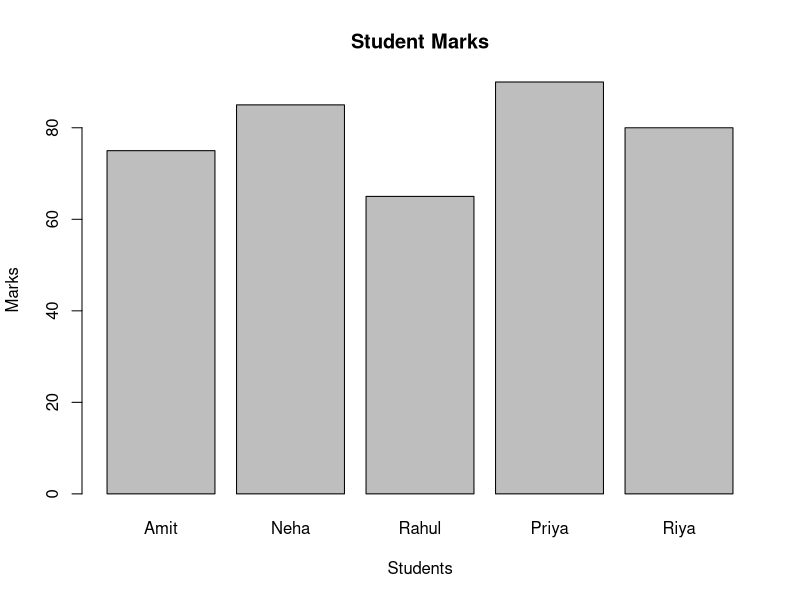
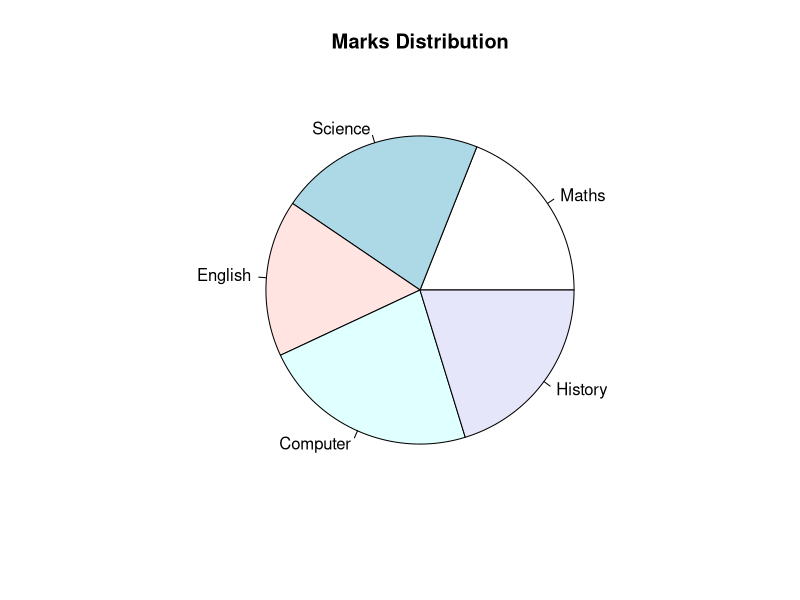
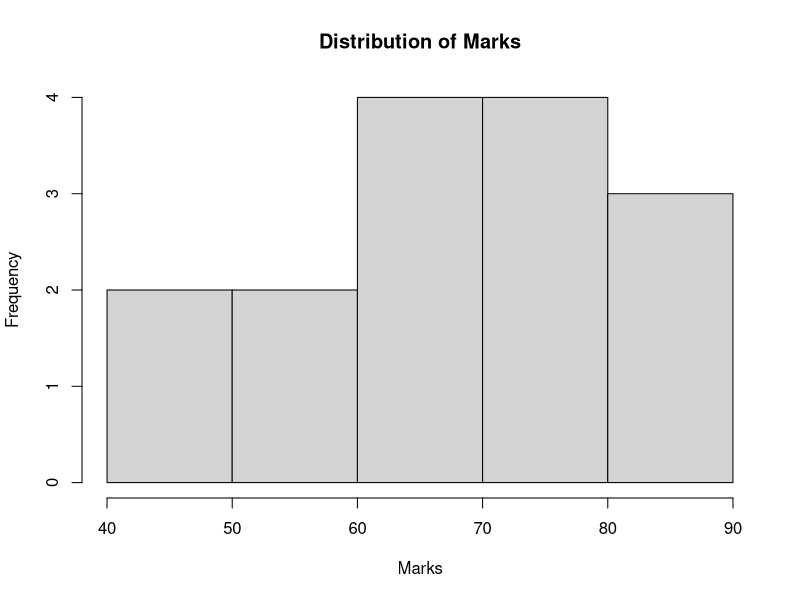
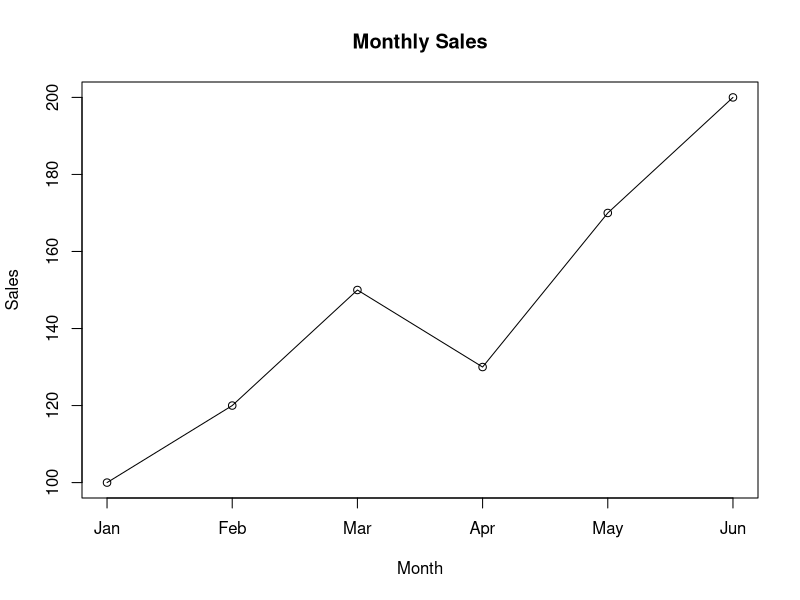
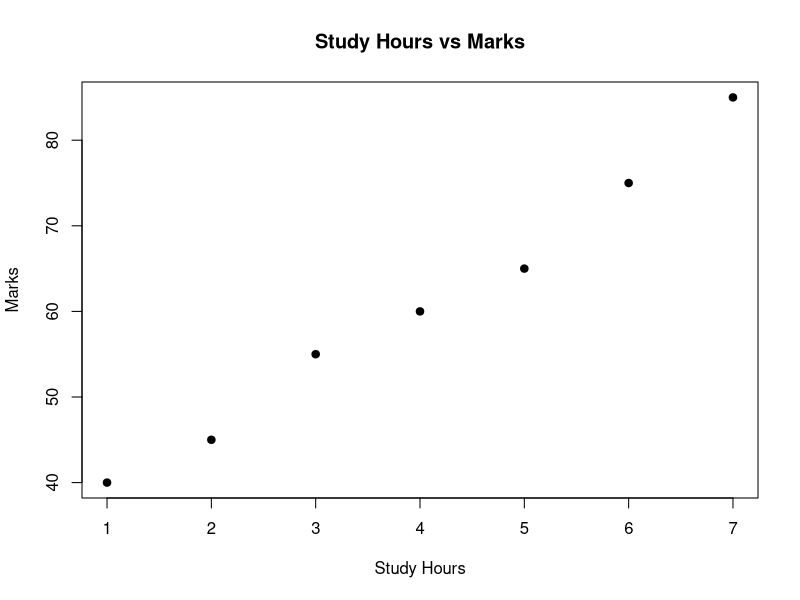
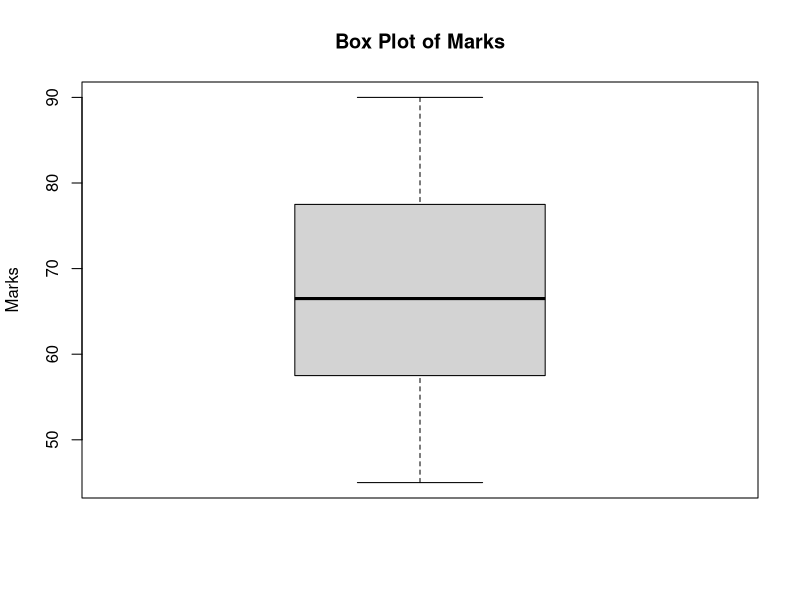
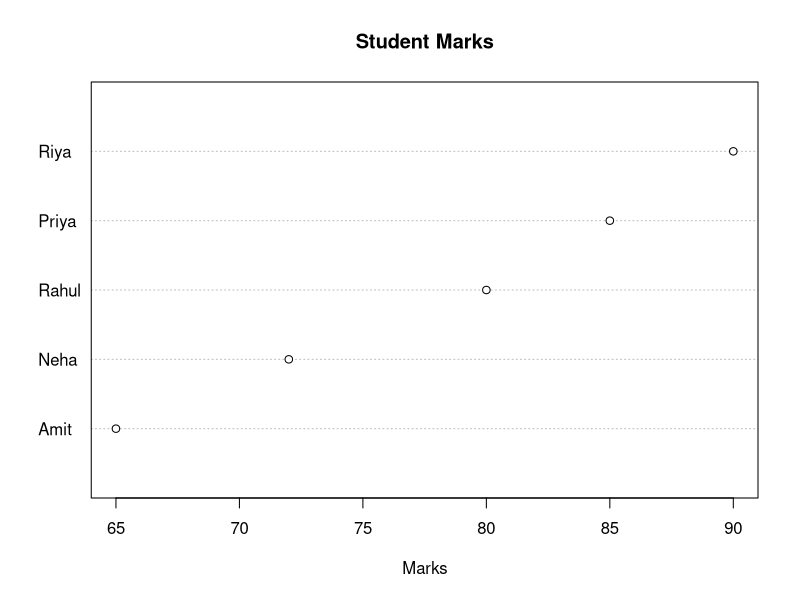
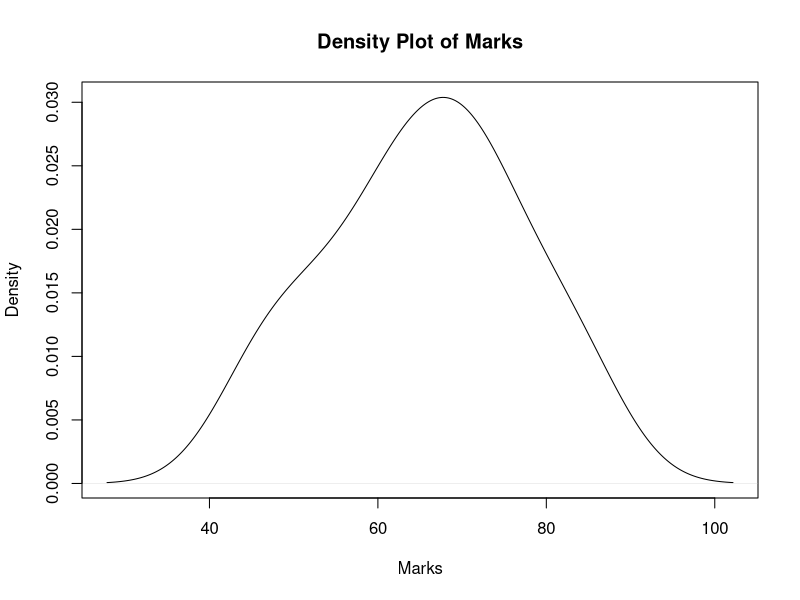

Recreate these plots in R, in order.
# ==========================================
# Basic Operations and Variable Assignment
# ==========================================

a <- 20
b <- 5

addition <- a + b
subtraction <- a - b
multiplication <- a * b
division <- a / b
power <- a ^ b
square_root <- sqrt(a)

addition
subtraction
multiplication
division
power
square_root

# ==========================================
# Numerical and Descriptive Functions
# ==========================================

marks <- c(45, 56, 67, 78, 89)

log_value <- log10(100)
total <- sum(marks)
product <- prod(marks)
variance <- var(marks)

summary_marks <- summary(marks)

log_value
total
product
variance
summary_marks

# ==========================================
# Five-Number Summary
# ==========================================

marks <- c(35, 42, 50, 56, 61, 68, 72, 80, 85, 95)

summary(marks)

# ==========================================
# Data Types in R
# ==========================================

logical_value <- TRUE
numeric_value <- 25.5
integer_value <- 10L
complex_value <- 3 + 2i
character_value <- "R Programming"

logical_value
numeric_value
integer_value
complex_value
character_value

class(logical_value)
class(numeric_value)
class(integer_value)
class(complex_value)
class(character_value)

# ==========================================
# Vectors
# ==========================================

marks <- c(50, 60, 70, 80, 90)

marks

marks + 5
marks * 2

marks[1]
marks[3]

length(marks)

# ==========================================
# Lists
# ==========================================

student <- list(
  name = "Rahul",
  age = 20,
  marks = c(75, 80, 85),
  passed = TRUE
)

student

student$name
student$age
student$marks

# ==========================================
# Matrix
# ==========================================

m <- matrix(1:9, nrow = 3, ncol = 3)

m

m[2, 3]

t(m)

sum(m)

# ==========================================
# Data Frame
# ==========================================

student <- data.frame(
  Name = c("Amit", "Neha", "Rahul", "Priya"),
  Age = c(20, 21, 20, 22),
  Marks = c(75, 85, 65, 90)
)

student

student$Marks

mean(student$Marks)

# ==========================================
# Subsetting Data
# ==========================================

student <- data.frame(
  Name = c("Amit", "Neha", "Rahul", "Priya"),
  Age = c(20, 21, 20, 22),
  Marks = c(75, 85, 65, 90)
)

student[1, ]

student[, "Name"]

student[student$Marks > 75, ]

# ==========================================
# Creating, Dropping and Renaming Variables
# ==========================================

student <- data.frame(
  Name = c("Amit", "Neha", "Rahul"),
  Age = c(20, 21, 20),
  Marks = c(75, 85, 65)
)

student$Grade <- c("B", "A", "C")

names(student)[names(student) == "Marks"] <- "Score"

student$Age <- NULL

student

# ==========================================
# Bar Graph
# ==========================================

marks <- c(75, 85, 65, 90, 80)
students <- c("Amit", "Neha", "Rahul", "Priya", "Riya")

barplot(marks,
        names.arg = students,
        main = "Student Marks",
        xlab = "Students",
        ylab = "Marks")

# ==========================================
# Pie Chart
# ==========================================

marks <- c(75, 85, 65, 90, 80)
subjects <- c("Maths", "Science", "English",
              "Computer", "History")

pie(marks,
    labels = subjects,
    main = "Marks Distribution")

# ==========================================
# Histogram
# ==========================================

marks <- c(45, 50, 55, 60, 62, 65, 68,
           70, 72, 75, 78, 80, 82, 85, 90)

hist(marks,
     main = "Distribution of Marks",
     xlab = "Marks",
     ylab = "Frequency")

# ==========================================
# Line Graph
# ==========================================

sales <- c(100, 120, 150, 130, 170, 200)
months <- c("Jan", "Feb", "Mar",
            "Apr", "May", "Jun")

plot(sales,
     type = "o",
     main = "Monthly Sales",
     xlab = "Month",
     ylab = "Sales",
     xaxt = "n")

axis(1, at = 1:6, labels = months)

# ==========================================
# Scatter Plot
# ==========================================

hours <- c(1, 2, 3, 4, 5, 6, 7)
marks <- c(40, 45, 55, 60, 65, 75, 85)

plot(hours, marks,
     main = "Study Hours vs Marks",
     xlab = "Study Hours",
     ylab = "Marks",
     pch = 19)

# ==========================================
# Box Plot
# ==========================================

marks <- c(45, 50, 55, 60, 62,
           65, 68, 70, 75, 80, 85, 90)

boxplot(marks,
        main = "Box Plot of Marks",
        ylab = "Marks")

# ==========================================
# Dot Chart
# ==========================================

marks <- c(65, 72, 80, 85, 90)
names(marks) <- c("Amit", "Neha", "Rahul", "Priya", "Riya")

dotchart(marks,
         main = "Student Marks",
         xlab = "Marks")

# ==========================================
# Stem-and-Leaf Diagram
# ==========================================

marks <- c(45, 48, 52, 55, 56, 61, 65, 67, 72, 75, 78)

stem(marks)

# ==========================================
# Density Plot
# ==========================================

marks <- c(45, 50, 55, 60, 62, 65,
           68, 70, 72, 75, 80, 85)

d <- density(marks)

plot(d,
     main = "Density Plot of Marks",
     xlab = "Marks",
     ylab = "Density")

# ==========================================
# Contour Plot
# ==========================================

x <- seq(-2, 2, length = 30)
y <- seq(-2, 2, length = 30)

z <- outer(x, y, function(x, y) x^2 + y^2)

contour(x, y, z,
        main = "Contour Plot",
        xlab = "X",
        ylab = "Y")

# ==========================================
# Image Plot
# ==========================================

m <- matrix(1:25, nrow = 5)

image(m,
      main = "Image Plot",
      xlab = "Columns",
      ylab = "Rows")

# ==========================================
# Level Plot
# ==========================================

x <- seq(-2, 2, length = 20)
y <- seq(-2, 2, length = 20)

z <- outer(x, y, function(x, y) x^2 + y^2)

filled.contour(x, y, z,
               main = "Level Plot",
               xlab = "X",
               ylab = "Y")

# ==========================================
# Practical 4: Simple Linear Regression
# ==========================================

hours <- c(1, 2, 3, 4, 5, 6, 7, 8)
marks <- c(35, 40, 50, 55, 60, 68, 75, 82)

model <- lm(marks ~ hours)

summary(model)

model

new_data <- data.frame(hours = 9)
predict(model, new_data)

plot(hours, marks,
     main = "Hours Studied vs Marks",
     xlab = "Hours Studied",
     ylab = "Marks",
     pch = 19)

abline(model)

# ==========================================
# Practical 5: Weighted Least Squares Regression
# ==========================================

hours <- c(1, 2, 3, 4, 5, 6, 7, 8)
marks <- c(35, 42, 50, 54, 63, 68, 76, 81)

weights <- c(1, 1, 2, 2, 3, 3, 4, 4)

model <- lm(marks ~ hours, weights = weights)

summary(model)

model

new_data <- data.frame(hours = 9)
prediction <- predict(model, newdata = new_data)

print(prediction)

plot(hours, marks,
     main = "Weighted Least Squares Regression",
     xlab = "Hours Studied",
     ylab = "Marks",
     pch = 19)

abline(model)

# ==========================================
# Practical 6.1: Multiple Linear Regression
# ==========================================

study_hours <- c(2, 3, 4, 5, 6, 7, 8, 9, 10, 11)
attendance <- c(60, 65, 70, 72, 75, 78, 80, 85, 88, 90)
marks <- c(45, 50, 55, 60, 65, 70, 74, 80, 84, 88)

data <- data.frame(
  study_hours,
  attendance,
  marks
)

model <- lm(marks ~ study_hours + attendance,
            data = data)

summary(model)

coef(model)

new_student <- data.frame(
  study_hours = 7,
  attendance = 80
)

prediction <- predict(model,
                      newdata = new_student)

print(prediction)

# ==========================================
# Practical 6.2: Ridge Regression
# ==========================================

library(glmnet)

study_hours <- c(2, 3, 4, 5, 6, 7, 8, 9, 10, 11)
attendance <- c(60, 65, 70, 72, 75, 78, 80, 85, 88, 90)
assignment_score <- c(50, 55, 60, 62, 65, 70, 72, 78, 82, 85)
marks <- c(42, 48, 54, 58, 64, 69, 74, 79, 85, 89)

X <- cbind(study_hours,
           attendance,
           assignment_score)

Y <- marks

ridge_model <- glmnet(X, Y, alpha = 0)

cv_model <- cv.glmnet(X, Y, alpha = 0)

print(cv_model$lambda.min)

print(coef(cv_model, s = "lambda.min"))

new_student <- matrix(c(8, 82, 75), nrow = 1)

prediction <- predict(cv_model,
                      newx = new_student,
                      s = "lambda.min")

print(prediction)
